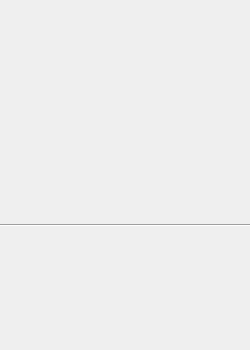
<?xml version="1.0" encoding="UTF-8"?>
<ui version="4.0">
 <class>SetForm</class>
 <widget class="QWidget" name="SetForm">
  <property name="geometry">
   <rect>
    <x>0</x>
    <y>0</y>
    <width>250</width>
    <height>350</height>
   </rect>
  </property>
  <property name="focusPolicy">
   <enum>Qt::NoFocus</enum>
  </property>
  <property name="windowTitle">
   <string>Form</string>
  </property>
  <property name="autoFillBackground">
   <bool>true</bool>
  </property>
  <widget class="SelectPlugin" name="widget" native="true">
   <property name="geometry">
    <rect>
     <x>40</x>
     <y>15</y>
     <width>150</width>
     <height>25</height>
    </rect>
   </property>
   <property name="focusPolicy">
    <enum>Qt::StrongFocus</enum>
   </property>
  </widget>
  <widget class="SelectPlugin" name="widget_2" native="true">
   <property name="geometry">
    <rect>
     <x>40</x>
     <y>40</y>
     <width>150</width>
     <height>25</height>
    </rect>
   </property>
   <property name="focusPolicy">
    <enum>Qt::StrongFocus</enum>
   </property>
  </widget>
  <widget class="SelectPlugin" name="widget_3" native="true">
   <property name="geometry">
    <rect>
     <x>40</x>
     <y>65</y>
     <width>150</width>
     <height>25</height>
    </rect>
   </property>
   <property name="focusPolicy">
    <enum>Qt::StrongFocus</enum>
   </property>
  </widget>
  <widget class="SelectPlugin" name="widget_4" native="true">
   <property name="geometry">
    <rect>
     <x>40</x>
     <y>90</y>
     <width>150</width>
     <height>25</height>
    </rect>
   </property>
   <property name="focusPolicy">
    <enum>Qt::StrongFocus</enum>
   </property>
  </widget>
  <widget class="SelectPlugin" name="widget_5" native="true">
   <property name="geometry">
    <rect>
     <x>40</x>
     <y>115</y>
     <width>150</width>
     <height>25</height>
    </rect>
   </property>
   <property name="focusPolicy">
    <enum>Qt::StrongFocus</enum>
   </property>
  </widget>
  <widget class="SelectPlugin" name="widget_6" native="true">
   <property name="geometry">
    <rect>
     <x>40</x>
     <y>140</y>
     <width>150</width>
     <height>25</height>
    </rect>
   </property>
   <property name="focusPolicy">
    <enum>Qt::StrongFocus</enum>
   </property>
  </widget>
  <widget class="SelectPlugin" name="widget_7" native="true">
   <property name="geometry">
    <rect>
     <x>40</x>
     <y>165</y>
     <width>150</width>
     <height>25</height>
    </rect>
   </property>
   <property name="focusPolicy">
    <enum>Qt::StrongFocus</enum>
   </property>
  </widget>
  <widget class="SelectPlugin" name="widget_8" native="true">
   <property name="geometry">
    <rect>
     <x>40</x>
     <y>190</y>
     <width>150</width>
     <height>25</height>
    </rect>
   </property>
   <property name="focusPolicy">
    <enum>Qt::StrongFocus</enum>
   </property>
  </widget>
  <widget class="Line" name="line">
   <property name="geometry">
    <rect>
     <x>0</x>
     <y>215</y>
     <width>251</width>
     <height>20</height>
    </rect>
   </property>
   <property name="orientation">
    <enum>Qt::Horizontal</enum>
   </property>
  </widget>
 </widget>
 <customwidgets>
  <customwidget>
   <class>SelectPlugin</class>
   <extends>QWidget</extends>
   <header location="global">selectplugin.h</header>
   <container>1</container>
  </customwidget>
 </customwidgets>
 <resources/>
 <connections/>
</ui>
